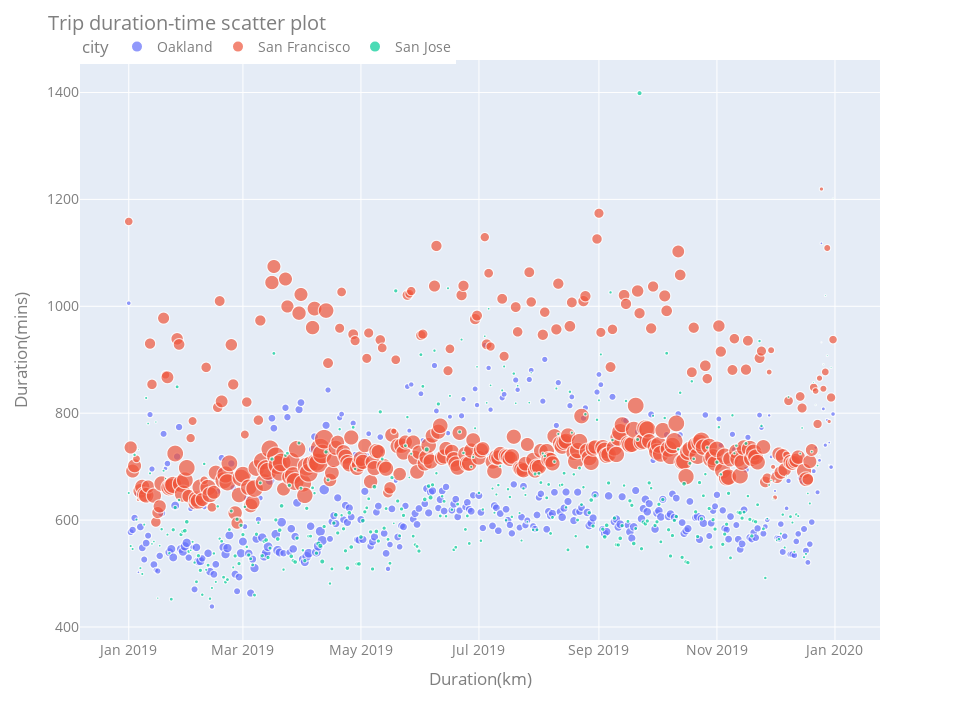

The cell this chart's notebook holds for it:
### Markdown cell above
### Trip distance and time
>The following scatter plot shows the mean distance and time of trips. Each circle represents a day, and the size of the circle shows the number of trips on that day. Each city is shown in a different colour. You can see the detail of the day with hovering the mouse on a point.

### Code cell
fig = px.scatter(data, y='duration',x='start_time', color='city',size="count",hover_name="start_time")
fig.update_layout(
    title="Trip duration-time scatter plot",
    xaxis_title="Duration(km)",
    width=960,
    height=720,
    legend_orientation="h",
    legend=dict(x=0, y=1.05),
    yaxis_title="Duration(mins)",
    font=dict(size=14,color="#7f7f7f"))
fig.show()

### Figure 1 — Plotly figure (JSON) as saved in the notebook; plotly's stock layout.template omitted (floating-point values rounded to 4 significant figures; data arrays with more than 128 entries replaced by an {"elided": "..."} marker saying what was removed)
{"data": [{"hoverlabel": {"namelength": 0}, "hovertemplate": "<b>%{hovertext}</b><br><br>city=Oakland<br>start_time=%{x}<br>duration=%{y}<br>count=%{marker.size}", "hovertext": {"elided": "365 str values"}, "legendgroup": "Oakland", "marker": {"color": "#636efa", "size": {"elided": "365 int values"}, "sizemode": "area", "sizeref": 26.11, "symbol": "circle"}, "mode": "markers", "name": "Oakland", "showlegend": true, "type": "scattergl", "x": {"elided": "365 str values"}, "xaxis": "x", "y": {"elided": "365 float values"}, "yaxis": "y"}, {"hoverlabel": {"namelength": 0}, "hovertemplate": "<b>%{hovertext}</b><br><br>city=San Francisco<br>start_time=%{x}<br>duration=%{y}<br>count=%{marker.size}", "hovertext": {"elided": "365 str values"}, "legendgroup": "San Francisco", "marker": {"color": "#EF553B", "size": {"elided": "365 int values"}, "sizemode": "area", "sizeref": 26.11, "symbol": "circle"}, "mode": "markers", "name": "San Francisco", "showlegend": true, "type": "scattergl", "x": {"elided": "365 str values"}, "xaxis": "x", "y": {"elided": "365 float values"}, "yaxis": "y"}, {"hoverlabel": {"namelength": 0}, "hovertemplate": "<b>%{hovertext}</b><br><br>city=San Jose<br>start_time=%{x}<br>duration=%{y}<br>count=%{marker.size}", "hovertext": {"elided": "365 str values"}, "legendgroup": "San Jose", "marker": {"color": "#00cc96", "size": {"elided": "365 int values"}, "sizemode": "area", "sizeref": 26.11, "symbol": "circle"}, "mode": "markers", "name": "San Jose", "showlegend": true, "type": "scattergl", "x": {"elided": "365 str values"}, "xaxis": "x", "y": {"elided": "365 float values"}, "yaxis": "y"}], "layout": {"font": {"color": "#7f7f7f", "size": 14}, "height": 720, "legend": {"itemsizing": "constant", "orientation": "h", "title": {"text": "city"}, "tracegroupgap": 0, "x": 0, "y": 1.05}, "margin": {"t": 60}, "title": {"text": "Trip duration-time scatter plot"}, "width": 960, "xaxis": {"anchor": "y", "domain": [0, 1], "title": {"text": "Duration(km)"}}, "yaxis": {"anchor": "x", "domain": [0, 1], "title": {"text": "Duration(mins)"}}}}
